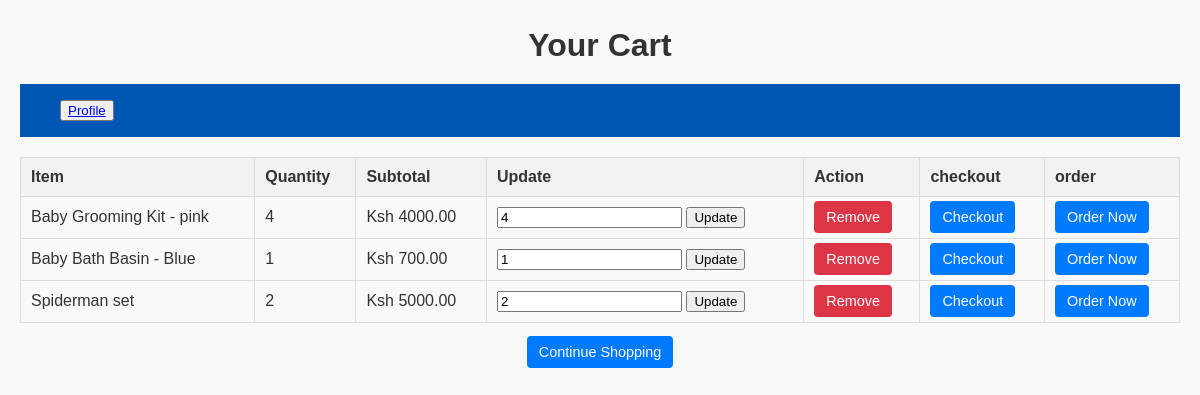
The page /cart/view/ (signed in) on the database as committed earlier.
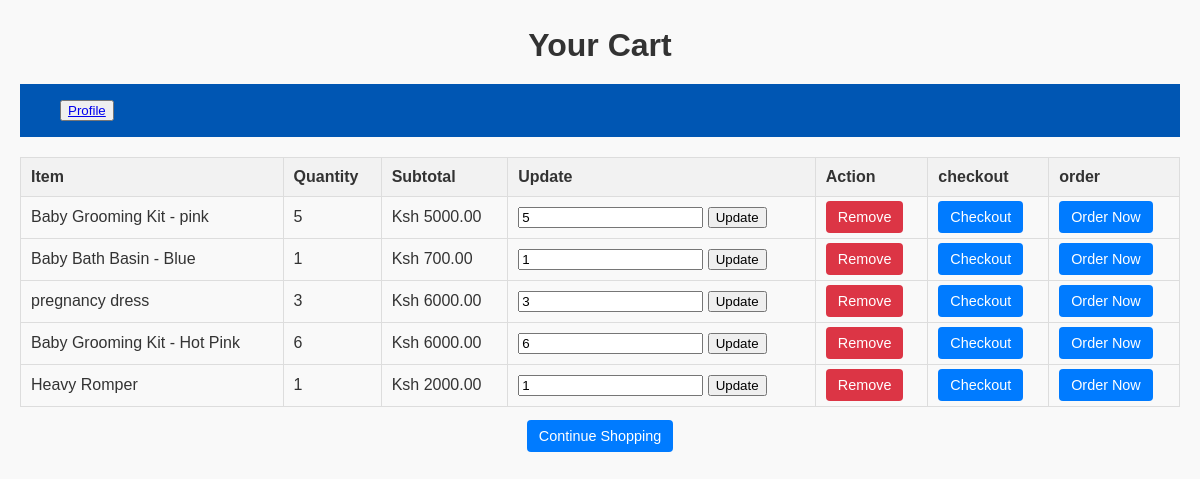
The same page on the database as committed later.
### cart/models.py (models this page shows, shortened)
class CartItem(models.Model):
    cart = models.ForeignKey(Cart, related_name="items", on_delete=models.CASCADE, default=None) #if kuna issue undo the default here
    product = models.ForeignKey(Product, on_delete=models.CASCADE, null=True, blank=True)
    variant = models.ForeignKey(ProductVariant, on_delete=models.CASCADE, null=True, blank=True)
    quantity = models.PositiveIntegerField(default=1)
    def total_price(self):
        return (self.product.price if self.product else self.variant.price) * self.quantity

### products/models.py (models this page shows, shortened)
class ProductVariant(models.Model):
    product = models.ForeignKey(Product, related_name="variants", on_delete=models.CASCADE)
    color_name = models.CharField(max_length=50)
    image = models.ImageField(upload_to='product_variants/')
    price = models.DecimalField(max_digits=10, decimal_places=2, default=0.0)
    stock_quantity = models.PositiveIntegerField(default=0)

class Product(models.Model):
    name = models.CharField(max_length=255)
    description = models.TextField()
    price = models.DecimalField(max_digits=10, decimal_places=2)
    image = models.ImageField(upload_to='product_images/')
    featured = models.BooleanField(default=False)
    brand = models.CharField(max_length=50, default='Unknown')
    stock_quantity = models.PositiveIntegerField(default=0)
    category = models.ForeignKey(Category, related_name="products", on_delete=models.CASCADE)
    created_at = models.DateTimeField(auto_now_add=True)
    updated_at = models.DateTimeField(auto_now=True)
    class Meta:
        ordering = ['-created_at']
        verbose_name = "Product"
        verbose_name_plural = "Products"

### cart/views.py (the view)
# urls.py: path('view/', views.view_cart, name='view'),
@login_required
def view_cart(request):
    cart = Cart.objects.filter(user=request.user).first()
    items = cart.items.all() if cart else []
    cart_items = []
    for item in items:
        if item.product:
            item_name = item.product.name
        elif item.variant:
            item_name = item.variant.product.name
        else:
            item_name = "Unknown Product"
        cart_items.append({
            'item': item,
            'item_name': item_name,
        })
    context = {
        'cart': cart,
        'cart_items': cart_items,
    }
    return render(request, 'cart/view_cart.html', context)

### cart/templates/cart/view_cart.html (shortened to what this page needs)
{% load static %}
<!DOCTYPE html>
<html lang="en">
<head>
</head>
<body>
    <header>
        <h2>Your Cart</h2>
    </header>
    <nav style="display: flex;background-color:#0056b3; align-items: right; ">
        <ul>
            <button><a href="{% url 'profile' %}">Profile</a></button>
        </ul>
    </nav>
    <main>
        {% if cart.items.all %}
        <table>
            <thead>
                <tr>
                    <th>Item</th>
                    <th>Quantity</th>
                    <th>Subtotal</th>
                    <th>Update</th>
                    <th>Action</th>
                    <th>checkout</th>
                    <th>order</th>
                </tr>
            </thead>
            <tbody>
                {% for item in cart.items.all %}
                <tr>
                    <td>
                        {% if item.product %}
                            {{ item.product.name }}
                        {% elif item.variant %}
                            {{ item.variant.product.name }} - {{ item.variant.color_name }}
                        {% else %}
                            Unknown Product
                        {% endif %}
                    </td>
                    <td>{{ item.quantity }}</td>
                    <td>Ksh {{ item.total_price }}</td>
                    <td>
                        <form method="post" action="{% url 'cart:update_cart_item' item.id %}">
                            <input type="number" name="quantity" value="{{ item.quantity }}" min="1">
                            <button type="submit">Update</button>
                        </form>
                    </td>
                    <td>
                        <a href="{% url 'cart:remove' item.id %}" class="btn btn-remove">Remove</a>
                    </td>
                    <td>
                        <a href="{% url 'orders:create_order_from_cart' %}" class="btn">Checkout</a>
                    </td>
                    <td>
                        <a href="cart:view" class="btn">Order Now</a>
                    </td>
                </tr>
                {% endfor %}
            </tbody>
        </table>
        {% else %}
        <p class="empty-cart">Your cart is empty.</p>
        {% endif %}
    </main>
    <footer class="footer">
        <a href="{% url 'products:list' %}" class="btn">Continue Shopping</a>
    </footer>
</body>
</html>

### cart/templates/cart/view_cart.html (style rules this page uses)
body { font-family: Arial, sans-serif; margin: 20px; background-color: #f9f9f9; color: #333; }
header h2 { text-align: center; font-size: 2rem; margin-bottom: 20px; }
table { width: 100%; border-collapse: collapse; margin-top: 20px; }
th, td { text-align: left; padding: 10px; border: 1px solid #ddd; }
th { background-color: #f2f2f2; font-weight: bold; }
.btn { text-decoration: none; color: white; background-color: #007bff; padding: 8px 12px; border-radius: 4px; font-size: 0.9rem; }
.btn-remove { background-color: #dc3545; }
.footer { text-align: center; margin-top: 20px; }

Rows that differ between the two databases and show on the page:
removed CartItem: product.name "Spiderman set", quantity "2", total_price "5000.00"
changed CartItem "pink": quantity "4" → "5"; total_price "4000.00" → "5000.00"
added CartItem: product.name "pregnancy dress", quantity "3", total_price "6000.00"
added CartItem: variant.product.name "Baby Grooming Kit", variant.color_name "Hot Pink", quantity "6", total_price "6000.00"
added CartItem: product.name "Heavy Romper", quantity "1", total_price "2000.00"
